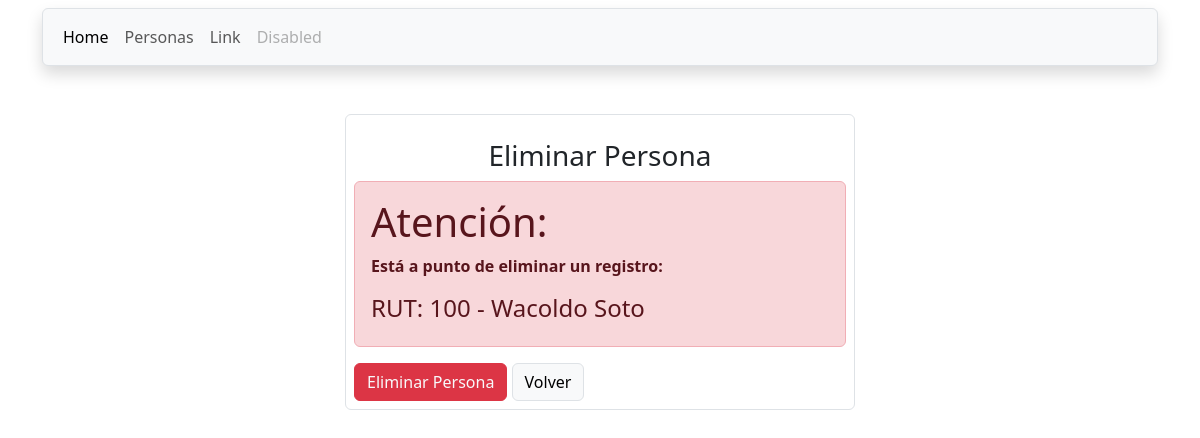
Screenshot of /eliminar/100 with the database file from the repository.
### crud/models.py (models this page shows, shortened)
class Persona(models.Model):
    rut=models.CharField(max_length=10, primary_key=True)
    nombre=models.CharField(max_length=50, null=False)
    apellido=models.CharField(max_length=50, null=False)
    fnacto=models.DateField("Fecha de Nacimiento", null=False)
    correo=models.EmailField(verbose_name='E-mail')
    sexo=models.CharField(max_length=1,choices=TIPO_SEXO)
    foto=models.ImageField(upload_to='personas',null=True)

### crud/views.py (the view)
# urls.py: path('eliminar/<id>',eliminar, name='eliminar')
def eliminar(request,id):
    persona=get_object_or_404(Persona, rut=id)
    if request.method=="POST":
        persona.delete()
        return redirect(to="personas")
    datos={
        "persona":persona
    }
    return render(request,'crud/eliminar.html', datos)

### crud/templates/crud/eliminar.html (shortened to what this page needs)
{% extends "crud/base.html" %}
{% load static %}
{% load crispy_forms_tags %}
{% block contenido %}
<div class="container px-5 mt-4">
    <div class="row">
        <div class="col-sm-3"></div>
        <div class="col-sm-6">
            <div class="mt-4 p-2 border rounded">
                <h3 class="text-center mt-3">Eliminar Persona</h3>
                <div class="alert alert-danger" role="alert">
                    <h1>Atención:</h1>
                    <p><strong>Está a punto de eliminar un registro:</strong></p>
                    <h4>RUT: {{persona.rut}} - {{persona.nombre}} {{persona.apellido}}</h4>
                </div>
                <div>
                    <input type="button" value="Eliminar Persona" data-bs-toggle="modal" data-bs-target="#myModal"
                        class="btn btn-danger text-light">
                    <a href='{% url "personas" %}' role='button' class="btn btn-light border">Volver</a>
                </div>
            </div>
        </div>
        <div class="col-sm-3"></div>
    </div>
</div>
{% endblock contenido %}

### rows the page displays
Persona: rut "100", nombre "Wacoldo", apellido "Soto"
